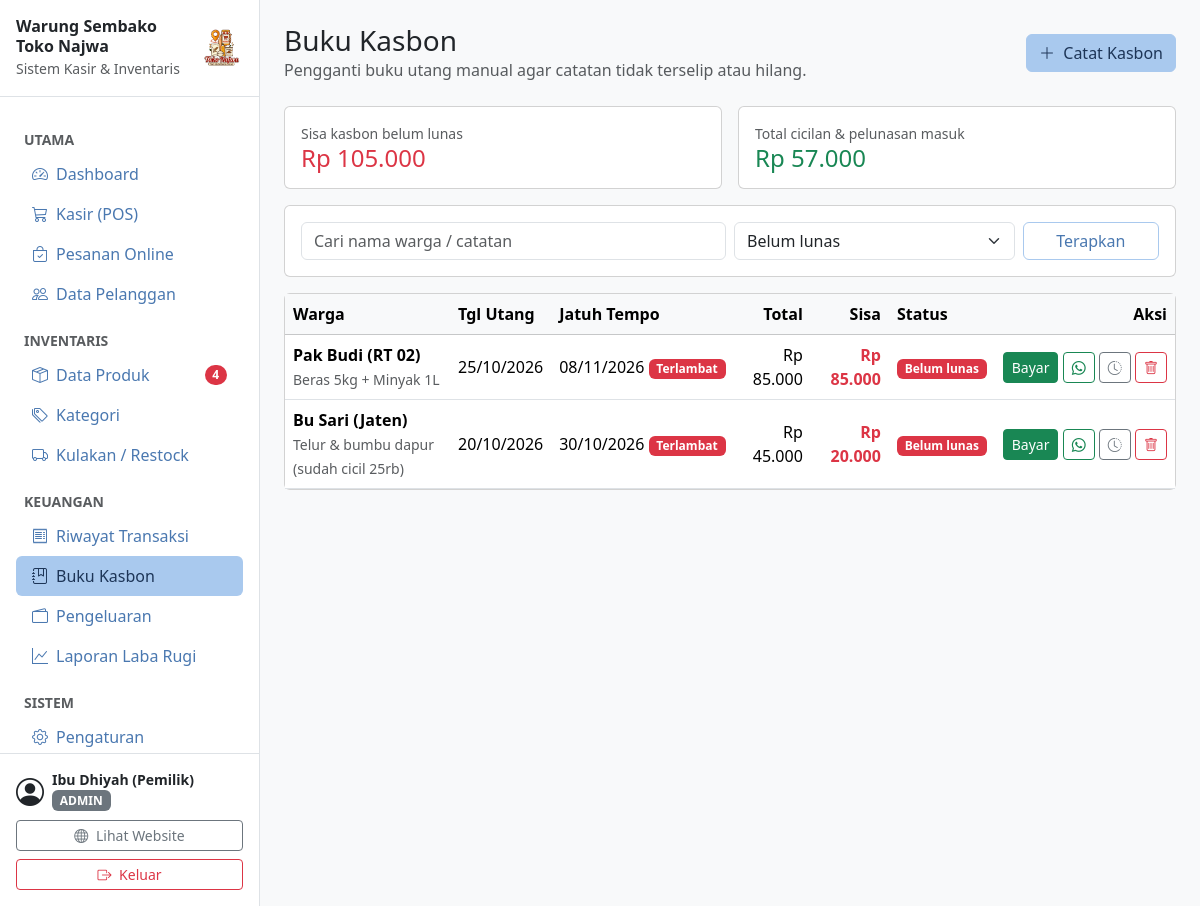
The app's page /admin/piutang.php (signed in) with its own data.
### tables this page shows
CREATE TABLE pengaturan (
    id                INT AUTO_INCREMENT PRIMARY KEY,
    nama_toko         VARCHAR(100) NOT NULL,
    pemilik           VARCHAR(100) NOT NULL,
    telepon           VARCHAR(30)  NOT NULL,
    alamat            TEXT NOT NULL,
    teks_footer_struk TEXT NULL,
    qris_image        VARCHAR(255) NULL                  
);

CREATE TABLE piutang (
    id              INT AUTO_INCREMENT PRIMARY KEY,
    transaksi_id    INT NULL,                            
    pelanggan_id    INT NULL,
    nama_pelanggan  VARCHAR(100) NOT NULL,
    no_telepon      VARCHAR(30) NULL,
    total_utang     DECIMAL(12,0) NOT NULL DEFAULT 0,
    sisa_utang      DECIMAL(12,0) NOT NULL DEFAULT 0,
    tgl_utang       DATE NOT NULL,
    tgl_jatuh_tempo DATE NULL,
    status          ENUM('belum_lunas', 'lunas') NOT NULL DEFAULT 'belum_lunas',
    catatan         TEXT NULL,
    FOREIGN KEY (transaksi_id) REFERENCES transaksi(id) ON DELETE SET NULL,
    FOREIGN KEY (pelanggan_id) REFERENCES pelanggan(id) ON DELETE SET NULL
);

### config/database.php (called while the page is built, shortened)
<?php
function db(): mysqli
{
    static $koneksi = null;
    if ($koneksi === null) {
        try {
            $koneksi = new mysqli(DB_HOST, DB_USER, DB_PASS, DB_NAME);
        } catch (mysqli_sql_exception $e) {
            http_response_code(500);
            exit('Koneksi database gagal. Pastikan MySQL menyala dan database sudah diimpor '
                . '(lihat langkah instalasi di README.md).');
        }
        $koneksi->set_charset('utf8mb4');
    }
    return $koneksi;
}

### includes/auth.php (called while the page is built, shortened)
<?php
function user_login(): ?array
{
    return $_SESSION['user'] ?? null;
}

### admin/piutang.php (the view, shortened to what this page needs)
<?php
$status = get('status', 'belum_lunas');
$cari   = get('q');
$sql   = 'SELECT p.*, COALESCE(pl.nama_pelanggan, p.nama_pelanggan) AS nama_pelanggan,
                 COALESCE(pl.no_telepon, p.no_telepon) AS no_telepon
          FROM piutang p LEFT JOIN pelanggan pl ON pl.id = p.pelanggan_id WHERE 1=1';
$tipe  = '';
$param = [];
if ($status !== 'semua') {
    $sql .= ' AND p.status = ?';
    $tipe .= 's';
    $param[] = $status;
}
$daftar_piutang = ambil_semua($sql . ' ORDER BY p.status ASC, p.tgl_utang DESC', $tipe, $param);
$total_sisa      = ambil_nilai("SELECT COALESCE(SUM(sisa_utang), 0) FROM piutang WHERE status = 'belum_lunas'");
$total_terbayar  = ambil_nilai('SELECT COALESCE(SUM(jumlah_bayar), 0) FROM piutang_pembayaran');
$toko            = pengaturan_toko();
$menu_aktif     = 'piutang';
include __DIR__ . '/../includes/layout/admin_top.php';
?>
<div class="d-flex flex-wrap justify-content-between align-items-center gap-2 mb-4">
    <div>
        <h1 class="h3 mb-0">Buku Kasbon</h1>
        <p class="text-body-secondary mb-0">Pengganti buku utang manual agar catatan tidak terselip atau hilang.</p>
    </div>
    <button type="button" class="btn btn-primary" data-bs-toggle="modal" data-bs-target="#modalKasbon">
        <i class="bi bi-plus-lg me-1"></i> Catat Kasbon
    </button>
</div>
<div class="row g-3 mb-3">
    <div class="col-md-6"><div class="card card-body"><div class="text-body-secondary small">Sisa kasbon belum lunas</div><div class="h4 mb-0 text-danger"><?= rupiah($total_sisa) ?></div></div></div>
    <div class="col-md-6"><div class="card card-body"><div class="text-body-secondary small">Total cicilan &amp; pelunasan masuk</div><div class="h4 mb-0 text-success"><?= rupiah($total_terbayar) ?></div></div></div>
</div>
<form method="get" class="card card-body mb-3">
    <div class="row g-2">
        <div class="col-md-6"><input type="search" name="q" class="form-control" placeholder="Cari nama warga / catatan" value="<?= e($cari) ?>"></div>
        <div class="col-md-4">
            <select name="status" class="form-select">
                <option value="belum_lunas" <?= $status === 'belum_lunas' ? 'selected' : '' ?>>Belum lunas</option>
            </select>
        </div>
        <div class="col-md-2 d-grid"><button class="btn btn-outline-primary" type="submit">Terapkan</button></div>
    </div>
</form>
<div class="card">
    <div class="table-responsive">
        <table class="table table-hover align-middle mb-0">
            <thead class="table-light">
                <tr><th>Warga</th><th>Tgl Utang</th><th>Jatuh Tempo</th><th class="text-end">Total</th><th class="text-end">Sisa</th><th>Status</th><th class="text-end">Aksi</th></tr>
            </thead>
            <tbody>
                <?php foreach ($daftar_piutang as $p):
                    $terlambat = $p['status'] === 'belum_lunas' && $p['tgl_jatuh_tempo'] && $p['tgl_jatuh_tempo'] < date('Y-m-d');
                    $pesan_wa = "Halo {$p['nama_pelanggan']}, salam dari {$toko['nama_toko']}. Mengingatkan kasbon sembako sebesar "
                              . rupiah($p['sisa_utang']) . ", mohon diselesaikan saat longgar ya. Terima kasih!";
                ?>
                    <tr>
                        <td><div class="fw-semibold"><?= e($p['nama_pelanggan']) ?></div><small class="text-body-secondary"><?= e($p['catatan']) ?></small></td>
                        <td class="text-nowrap"><?= date('d/m/Y', strtotime($p['tgl_utang'])) ?></td>
                        <td class="text-nowrap">
                            <?= $p['tgl_jatuh_tempo'] ? date('d/m/Y', strtotime($p['tgl_jatuh_tempo'])) : '-' ?>
                            <?php if ($terlambat): ?><span class="badge text-bg-danger">Terlambat</span><?php endif; ?>
                        </td>
                        <td class="text-end"><?= rupiah($p['total_utang']) ?></td>
                        <td class="text-end fw-semibold <?= $p['sisa_utang'] > 0 ? 'text-danger' : 'text-success' ?>"><?= rupiah($p['sisa_utang']) ?></td>
                        <td><span class="badge <?= $p['status'] === 'lunas' ? 'text-bg-success' : 'text-bg-danger' ?>"><?= $p['status'] === 'lunas' ? 'Lunas' : 'Belum lunas' ?></span></td>
                        <td class="text-end text-nowrap">
                            <?php if ($p['status'] === 'belum_lunas'): ?>
                                <button type="button" class="btn btn-sm btn-success" data-bs-toggle="modal" data-bs-target="#modalBayar"
                                        data-piutang_id="<?= $p['id'] ?>" data-jumlah_bayar="<?= (int) $p['sisa_utang'] ?>"
                                        data-nama="<?= e($p['nama_pelanggan']) ?>" data-sisa="<?= (int) $p['sisa_utang'] ?>">Bayar</button>
                                <?php if ($p['no_telepon']): ?>
                                    <a class="btn btn-sm btn-outline-success" target="_blank" title="Ingatkan lewat WhatsApp"
                                       href="https://wa.me/<?= nomor_wa($p['no_telepon']) ?>?text=<?= urlencode($pesan_wa) ?>"><i class="bi bi-whatsapp"></i></a>
                                <?php endif; ?>
                            <?php endif; ?>
                            <button type="button" class="btn btn-sm btn-outline-secondary" data-riwayat="<?= $p['id'] ?>" title="Riwayat cicilan"><i class="bi bi-clock-history"></i></button>
                            <form method="post" class="d-inline" data-konfirmasi="Hapus catatan kasbon <?= e($p['nama_pelanggan']) ?>?">
                                <button type="submit" class="btn btn-sm btn-outline-danger" title="Hapus"><i class="bi bi-trash"></i></button>
                            </form>
                        </td>
                    </tr>
                <?php endforeach; ?>
            </tbody>
        </table>
    </div>
</div>
<?php include __DIR__ . '/../includes/layout/admin_bottom.php'; ?>

### includes/layout/sidebar.php (shortened to what this page needs)
<?php
$daftar_menu = [
    'Utama' => [
        ['dashboard',   'index.php',       'bi-speedometer2',    'Dashboard',        false],
        ['pos',         'pos.php',         'bi-cart3',           'Kasir (POS)',      false],
        ['pesanan',     'pesanan.php',     'bi-bag-check',       'Pesanan Online',   false],
        ['pelanggan',   'pelanggan.php',   'bi-people',          'Data Pelanggan',   false],
    ],
    'Inventaris' => [
        ['produk',      'produk.php',      'bi-box-seam',        'Data Produk',      false],
        ['kategori',    'kategori.php',    'bi-tags',            'Kategori',         false],
        ['restock',     'restock.php',     'bi-truck',           'Kulakan / Restock', false],
    ],
    'Keuangan' => [
        ['transaksi',   'transaksi.php',   'bi-receipt',         'Riwayat Transaksi', false],
        ['piutang',     'piutang.php',     'bi-journal-bookmark', 'Buku Kasbon',     false],
        ['pengeluaran', 'pengeluaran.php', 'bi-wallet2',         'Pengeluaran',      false],
        ['laporan',     'laporan.php',     'bi-graph-up',        'Laporan Laba Rugi', false],
    ],
    'Sistem' => [
        ['pengaturan',  'pengaturan.php',  'bi-gear',            'Pengaturan',       true],
    ],
];
$toko = pengaturan_toko();
$user = user_login();
$jumlah_peringatan = (int) ambil_nilai(
    "SELECT COUNT(*) FROM produk
     WHERE stok <= min_stok
        OR (tgl_kadaluarsa IS NOT NULL AND tgl_kadaluarsa <= DATE_ADD(CURDATE(), INTERVAL 30 DAY))"
);
?>
<div class="d-flex align-items-center p-3 border-bottom">
    <div class="me-auto">
        <div class="fw-bold lh-sm"><?= e($toko['nama_toko']) ?></div>
        <small class="text-body-secondary">Sistem Kasir &amp; Inventaris</small>
    </div>
    <?= logo(44, 'ms-2') ?>
</div>
<nav class="flex-grow-1 overflow-y-auto p-3">
    <?php foreach ($daftar_menu as $judul_grup => $menu_grup): ?>
        <div class="text-body-secondary text-uppercase small fw-semibold mt-3 mb-1 px-2"><?= e($judul_grup) ?></div>
        <ul class="nav nav-pills flex-column">
            <?php foreach ($menu_grup as [$kode, $file, $ikon, $label, $khusus_admin]): ?>
                <li class="nav-item">
                    <a href="<?= url('admin/' . $file) ?>"
                       class="nav-link d-flex align-items-center <?= ($menu_aktif ?? '') === $kode ? 'active' : '' ?>">
                        <i class="bi <?= $ikon ?> me-2"></i>
                        <span class="me-auto"><?= e($label) ?></span>
                        <?php if ($kode === 'produk' && $jumlah_peringatan > 0): ?>
                            <span class="badge text-bg-danger rounded-pill"><?= $jumlah_peringatan ?></span>
                        <?php endif; ?>
                    </a>
                </li>
            <?php endforeach; ?>
        </ul>
    <?php endforeach; ?>
</nav>
<div class="p-3 border-top">
    <div class="d-flex align-items-center mb-2">
        <i class="bi bi-person-circle fs-3 me-2"></i>
        <div class="lh-sm">
            <div class="fw-semibold small"><?= e($user['nama']) ?></div>
            <span class="badge text-bg-secondary text-uppercase"><?= e($user['role']) ?></span>
        </div>
    </div>
    <div class="d-grid gap-2">
        <a href="<?= url('index.php') ?>" target="_blank" class="btn btn-outline-secondary btn-sm">
            <i class="bi bi-globe me-1"></i> Lihat Website
        </a>
        <a href="<?= url('logout.php') ?>" class="btn btn-outline-danger btn-sm">
            <i class="bi bi-box-arrow-right me-1"></i> Keluar
        </a>
    </div>
</div>

### assets/css/app.css (style rules this page uses)
:root { --pastel-biru: #a9c9ee; --pastel-biru-hover: #95bbe8; --pastel-biru-aktif: #86b0e3; --pastel-biru-muda: #e3eefb; --biru-teks: #4a78b0; --biru-tua: #1d3557; --bs-primary: var(--biru-teks); --bs-primary-rgb: 74, 120, 176; --bs-primary-bg-subtle: var(--pastel-biru-muda); --bs-primary-border-subtle: var(--pastel-biru); --bs-primary-text-emphasis: #2c4a73; --bs-link-color: var(--biru-teks); --bs-link-color-rgb: 74, 120, 176; --bs-link-hover-color: #365d8d; --bs-link-hover-color-rgb: 54, 93, 141; }
.btn-primary { --bs-btn-color: var(--biru-tua); --bs-btn-bg: var(--pastel-biru); --bs-btn-border-color: var(--pastel-biru); --bs-btn-hover-color: var(--biru-tua); --bs-btn-hover-bg: var(--pastel-biru-hover); --bs-btn-hover-border-color: var(--pastel-biru-hover); --bs-btn-active-color: var(--biru-tua); --bs-btn-active-bg: var(--pastel-biru-aktif); --bs-btn-active-border-color: var(--pastel-biru-aktif); --bs-btn-disabled-color: var(--biru-tua); --bs-btn-disabled-bg: var(--pastel-biru); --bs-btn-disabled-border-color: var(--pastel-biru); --bs-btn-focus-shadow-rgb: 169, 201, 238; }
.btn-outline-primary { --bs-btn-color: var(--biru-teks); --bs-btn-border-color: var(--pastel-biru); --bs-btn-hover-color: var(--biru-tua); --bs-btn-hover-bg: var(--pastel-biru); --bs-btn-hover-border-color: var(--pastel-biru); --bs-btn-active-color: var(--biru-tua); --bs-btn-active-bg: var(--pastel-biru-hover); --bs-btn-active-border-color: var(--pastel-biru-hover); --bs-btn-disabled-color: var(--biru-teks); --bs-btn-disabled-border-color: var(--pastel-biru); --bs-btn-focus-shadow-rgb: 169, 201, 238; }
.nav-pills { --bs-nav-pills-link-active-color: var(--biru-tua); --bs-nav-pills-link-active-bg: var(--pastel-biru); }

### records on screen
pengaturan: nama_toko "Warung Sembako Toko Najwa"
piutang: nama_pelanggan "Pak Budi (RT 02)", catatan "Beras 5kg + Minyak 1L", tgl_utang "25/10/2026", tgl_jatuh_tempo "08/11/2026", status "Terlambat", total_utang "Rp 85.000", sisa_utang "Rp 85.000"
piutang: nama_pelanggan "Bu Sari (Jaten)", catatan "Telur & bumbu dapur (sudah cicil 25rb)", tgl_utang "20/10/2026", tgl_jatuh_tempo "30/10/2026", status "Terlambat", total_utang "Rp 45.000", sisa_utang "Rp 20.000"

### other values on screen
$judul_grup "UTAMA"
$label "Dashboard"
$label "Kasir (POS)"
$label "Pesanan Online"
$label "Data Pelanggan"
$judul_grup "INVENTARIS"
$label "Data Produk"
$jumlah_peringatan "4"
$label "Kategori"
$label "Kulakan / Restock"
$judul_grup "KEUANGAN"
$label "Riwayat Transaksi"
$label "Buku Kasbon"
$label "Pengeluaran"
$label "Laporan Laba Rugi"
